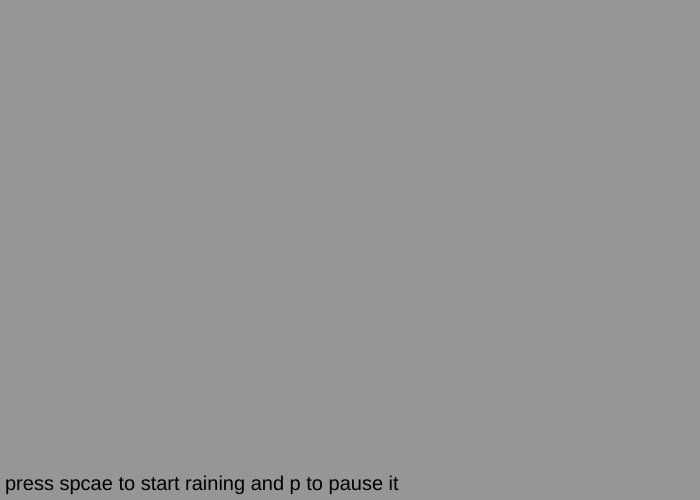
Frame 1 (no input)
Frame 60 (no input): identical to frame 1, image omitted
Frame 120 (the mouse pressed at the canvas centre since frame 60): identical to frame 1, image omitted

The p5.js sketch that drew this single still picture (run headless with seeded random() and noise() and a simulated clock; from frame 60 on, the mouse is pressed at the canvas centre):

// p5.js sketch
// ── sketch.js

var rain;

function setup()
{
    
    createCanvas(700,500);
    noStroke();
    rain = 
    {
        rainAry : [],
        raining : false,
        drawRainDrop : function()
        {
            for(var i = 0; i < this.rainAry.length; i++)
            {
                ellipse(this.rainAry[i].drop.x,this.rainAry[i].drop.y,5,10);
                this.rainAry[i].drop.y += this.rainAry[i].speed;
                if(this.rainAry[i].drop.y > height/2){
                    this.rainAry.splice(i,1);
                }
            }
            if(this.raining )
            {
                // frameRate(100);
                this.rainAry.push(
                    {
                        drop : createVector(
                                random(-width/2,width/2),
                                -height/2),
                        speed:random(8,10),
                    }
                );
            }
        }
    
    }
}

function draw()
{
    
    background(150);
    translate(width/2,height/2);
    fill(255);
    rain.drawRainDrop();
    fill(0);  
    textSize(20);
    text
    (
        "press spcae to start raining and p to pause it" ,
        -width/2+5, height/2-10
    );
    
}

function keyPressed()
{
    if(keyCode === 32){
        rain.raining = true;
    }
    if(keyCode === 80){
        rain.raining = false;
    }
}
